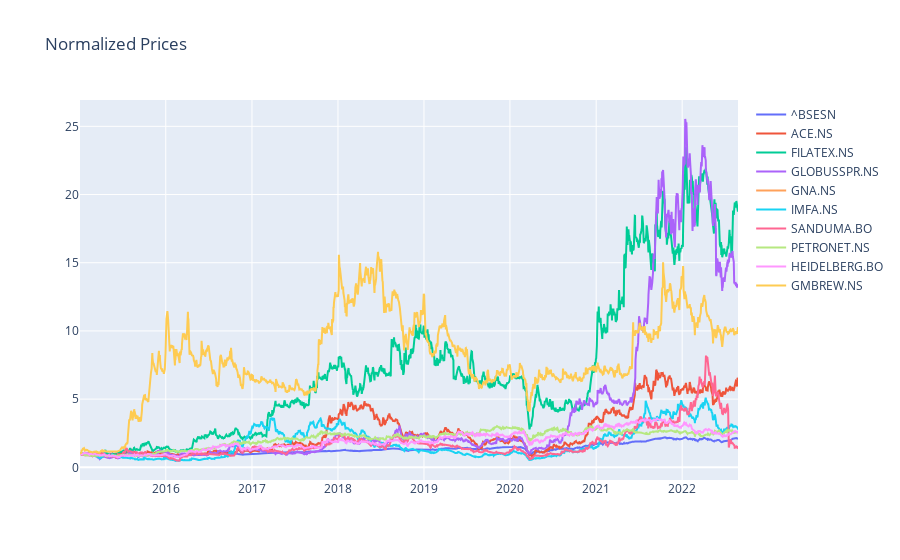

Notebook source saved alongside this figure:
### Code cell
# Function to perform an interactive data plotting using plotly express
# Plotly.express module which is imported as px includes functions that can plot interactive plots easily and effectively. 
# Every Plotly Express function uses graph objects internally and returns a plotly.graph_objects.Figure instance. 

def interactive_plot(df, title):
  fig = px.line(title = title)
  
  # Loop through each stock (while ignoring time columns with index 0)
  for i in df.columns[1:]:
    fig.add_scatter(x = df['Date'], y = df[i], name = i) # add a new Scatter trace

  fig.show()
# Plot normalized interactive chart
interactive_plot(normalize(stocks_df), 'Normalized Prices')

# Plot the daily returns
# Notice huge drops in MGM around March 2020 (Pandemic effect)
show_plot(stocks_daily_return, 'STOCKS DAILY RETURNS')

### Figure 1 — Plotly figure (JSON) as saved in the notebook; plotly's stock layout.template omitted (floating-point values rounded to 4 significant figures; data arrays with more than 128 entries replaced by an {"elided": "..."} marker saying what was removed)
{"data": [{"name": "^BSESN", "type": "scatter", "x": {"elided": "1883 str values"}, "y": {"elided": "1883 float values"}}, {"name": "ACE.NS", "type": "scatter", "x": {"elided": "1883 str values"}, "y": {"elided": "1883 float values"}}, {"name": "FILATEX.NS", "type": "scatter", "x": {"elided": "1883 str values"}, "y": {"elided": "1883 float values"}}, {"name": "GLOBUSSPR.NS", "type": "scatter", "x": {"elided": "1883 str values"}, "y": {"elided": "1883 float values"}}, {"name": "GNA.NS", "type": "scatter", "x": {"elided": "1883 str values"}, "y": {"elided": "1883 null values"}}, {"name": "IMFA.NS", "type": "scatter", "x": {"elided": "1883 str values"}, "y": {"elided": "1883 float values"}}, {"name": "SANDUMA.BO", "type": "scatter", "x": {"elided": "1883 str values"}, "y": {"elided": "1883 float values"}}, {"name": "PETRONET.NS", "type": "scatter", "x": {"elided": "1883 str values"}, "y": {"elided": "1883 float values"}}, {"name": "HEIDELBERG.BO", "type": "scatter", "x": {"elided": "1883 str values"}, "y": {"elided": "1883 float values"}}, {"name": "GMBREW.NS", "type": "scatter", "x": {"elided": "1883 str values"}, "y": {"elided": "1883 float values"}}], "layout": {"legend": {"tracegroupgap": 0}, "title": {"text": "Normalized Prices"}, "xaxis": {"anchor": "y", "domain": [0, 1]}, "yaxis": {"anchor": "x", "domain": [0, 1]}}}
